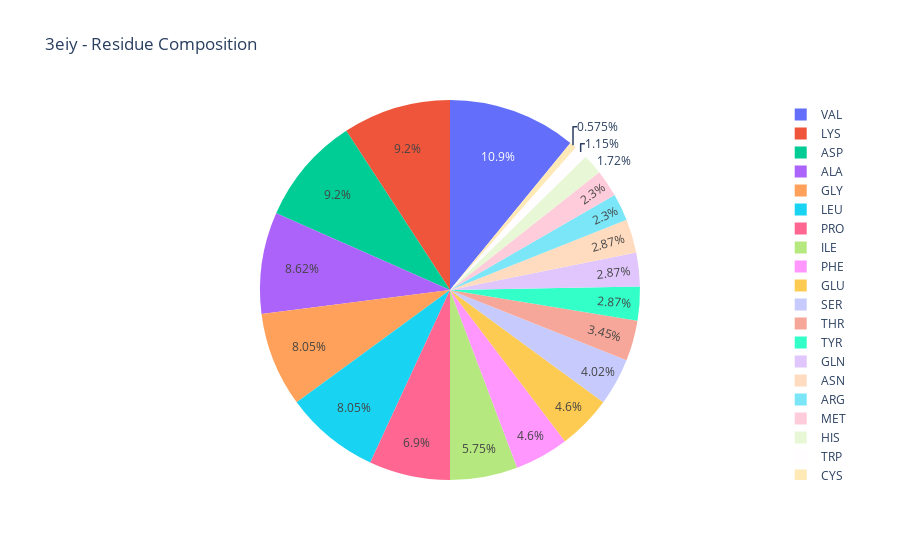

Notebook code cell kept with this figure:
### Markdown cell above
## Residue Composition

### Code cell
from graphein.protein.analysis import plot_residue_composition

fig = plot_residue_composition(g, sort_by="count", plot_type="pie")
fig.show()

### Figure 1 — Plotly figure (JSON) as saved in the notebook; plotly's stock layout.template omitted (floating-point values rounded to 4 significant figures)
{"data": [{"domain": {"x": [0, 1], "y": [0, 1]}, "hovertemplate": "index=%{label}<br>counts=%{value}<extra></extra>", "labels": ["VAL", "LYS", "ASP", "ALA", "GLY", "LEU", "PRO", "ILE", "PHE", "GLU", "SER", "THR", "TYR", "GLN", "ASN", "ARG", "MET", "HIS", "TRP", "CYS"], "legendgroup": "", "name": "", "showlegend": true, "type": "pie", "values": [19, 16, 16, 15, 14, 14, 12, 10, 8, 8, 7, 6, 5, 5, 5, 4, 4, 3, 2, 1]}], "layout": {"legend": {"tracegroupgap": 0}, "title": {"text": "3eiy - Residue Composition"}}}
